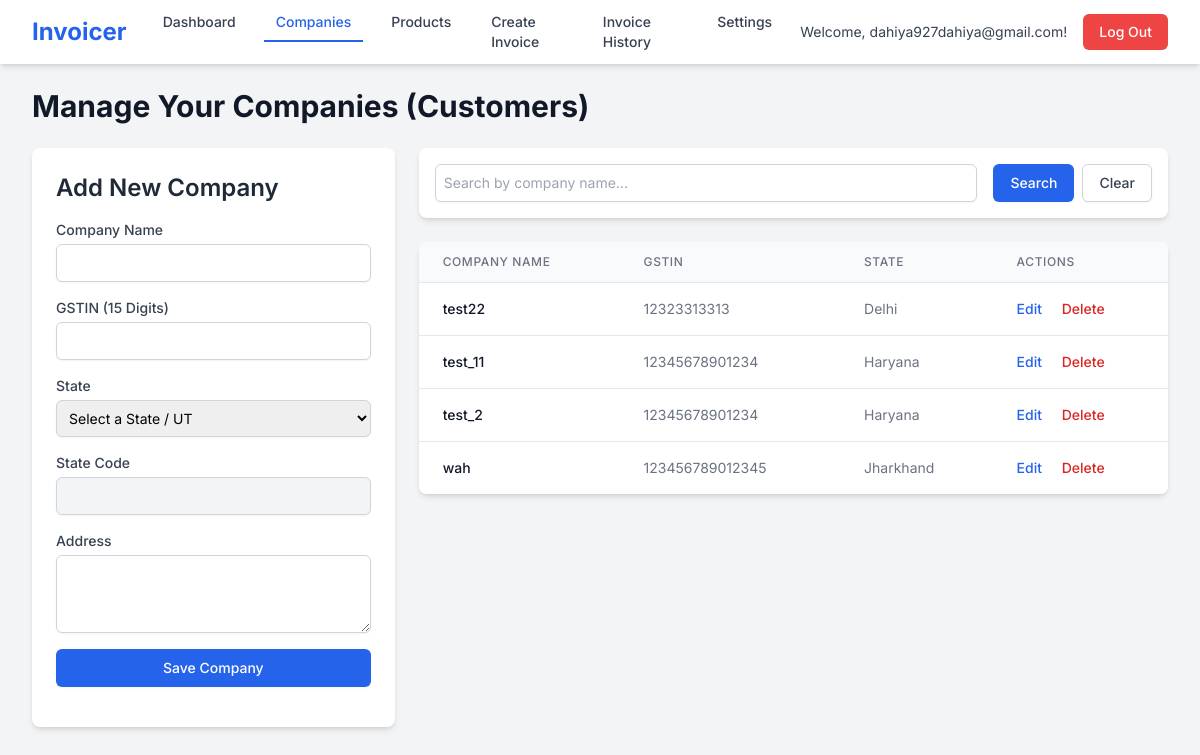
The page /companies.php (signed in) on the database its author committed.
### tables this page shows
CREATE TABLE `companies` (
  `id` int(11) NOT NULL,
  `user_id` int(11) NOT NULL,
  `company_name` varchar(255) NOT NULL,
  `gstin` varchar(15) DEFAULT NULL,
  `state` varchar(100) DEFAULT NULL,
  `state_code` varchar(10) DEFAULT NULL,
  `address` text DEFAULT NULL
);

### companies.php (the view, shortened to what this page needs)
<?php
$user_id = $_SESSION['user_id'];
$user_email = $_SESSION['user_email'];
$servername = "localhost";
$username = "root";
$password = "";
$dbname = "invoicer_db";
$conn = new mysqli($servername, $username, $password, $dbname);
$search_term = $_GET['search'] ?? '';
$query_string = http_build_query(['search' => $search_term]);
$companies = [];
$sql = "SELECT id, company_name, gstin, state FROM companies WHERE user_id = ?";
$params = [$user_id];
$types = "i";
$sql .= " ORDER BY company_name ASC";
$stmt = $conn->prepare($sql);
$stmt->bind_param($types, ...$params);
$stmt->execute();
$result = $stmt->get_result();
if ($result->num_rows > 0) {
    while($row = $result->fetch_assoc()) {
        $companies[] = $row;
    }
}
?>
<!DOCTYPE html>
<html lang="en">
<head>
    <script src="https://cdn.tailwindcss.com"></script>
</head>
<body class="bg-gray-100">
    <nav class="bg-white shadow-md">
        <div class="max-w-7xl mx-auto px-4 sm:px-6 lg:px-8">
            <div class="flex justify-between h-16">
                <div class="flex items-center min-w-0">
                    <span class="text-2xl font-bold text-blue-600 flex-shrink-0">Invoicer</span>
                    <div class="hidden sm:ml-6 sm:flex sm:items-baseline sm:space-x-4">
                        <a href="dashboard.php" class="text-gray-700 hover:text-blue-600 px-3 py-2 rounded-md text-sm font-medium">Dashboard</a>
                        <a href="companies.php" class="text-blue-600 border-b-2 border-blue-600 px-3 py-2 text-sm font-medium" aria-current="page">Companies</a>
                        <a href="products.php" class="text-gray-700 hover:text-blue-600 px-3 py-2 rounded-md text-sm font-medium">Products</a>
                        <a href="create-invoice.php" class="text-gray-700 hover:text-blue-600 px-3 py-2 rounded-md text-sm font-medium">Create Invoice</a>
                        <a href="invoice-history.php" class="text-gray-700 hover:text-blue-600 px-3 py-2 rounded-md text-sm font-medium">Invoice History</a>
                        <a href="settings.php" class="text-gray-700 hover:text-blue-600 px-3 py-2 rounded-md text-sm font-medium">Settings</a>
                    </div>
                </div>
                <div class="flex items-center flex-shrink-0 ml-4">
                    <span class="hidden md:inline text-gray-700 mr-4 text-sm truncate">
                        Welcome, <?php echo htmlspecialchars($user_email); ?>!
                    </span>
                    <a href="logout.php" class="flex-shrink-0 bg-red-500 text-white px-4 py-2 rounded-md text-sm font-medium hover:bg-red-600">
                        Log Out
                    </a>
                </div>
            </div>
        </div>
    </nav>
    <div class="max-w-7xl mx-auto py-6 sm:px-6 lg:px-8">
        <h1 class="text-3xl font-bold text-gray-900 mb-6">Manage Your Companies (Customers)</h1>
        <div class="grid grid-cols-1 lg:grid-cols-3 gap-6">
            <div class="lg:col-span-1">
                <div class="bg-white shadow-md rounded-lg p-6">
                    <h2 class="text-2xl font-semibold text-gray-800 mb-4">Add New Company</h2>
                    <form action="companies.php?<?php echo $query_string; ?>" method="POST" class="space-y-4">
                        <div>
                            <label for="company_name" class="block text-sm font-medium text-gray-700">Company Name</label>
                            <input type="text" id="company_name" name="company_name" required
                                   class="mt-1 block w-full rounded-md border-gray-300 shadow-sm focus:border-blue-500 focus:ring-blue-500 sm:text-sm p-2 border">
                        </div>
                        <div>
                            <label for="gstin" class="block text-sm font-medium text-gray-700">GSTIN (15 Digits)</label>
                            <input type="text" id="gstin" name="gstin"
                                   class="mt-1 block w-full rounded-md border-gray-300 shadow-sm focus:border-blue-500 focus:ring-blue-500 sm:text-sm p-2 border">
                        </div>
                        <div>
                            <label for="state" class="block text-sm font-medium text-gray-700">State</label>
                            <select id="state" name="state" class="mt-1 block w-full rounded-md border-gray-300 shadow-sm focus:border-blue-500 focus:ring-blue-500 sm:text-sm p-2 border">
                                <option value="">Select a State / UT</option>
                            </select>
                        </div>
                        <div>
                            <label for="state_code" class="block text-sm font-medium text-gray-700">State Code</label>
                            <input type="text" id="state_code" name="state_code"
                                   class="mt-1 block w-full rounded-md border-gray-300 shadow-sm focus:border-blue-500 focus:ring-blue-500 sm:text-sm p-2 border bg-gray-100"
                                   readonly>
                        </div>
                        <div>
                            <label for="address" class="block text-sm font-medium text-gray-700">Address</label>
                            <textarea id="address" name="address" rows="3"
                                      class="mt-1 block w-full rounded-md border-gray-300 shadow-sm focus:border-blue-500 focus:ring-blue-500 sm:text-sm p-2 border"></textarea>
                        </div>
                        <div>
                            <button type="submit"
                                    class="w-full flex justify-center py-2 px-4 border border-transparent rounded-md shadow-sm text-sm font-medium text-white bg-blue-600 hover:bg-blue-700 focus:outline-none focus:ring-2 focus:ring-offset-2 focus:ring-blue-500">
                                Save Company
                            </button>
                        </div>
                    </form>
                </div>
            </div>
            <div class="lg:col-span-2">
                <div class="bg-white shadow-md rounded-lg p-4 mb-6">
                    <form action="companies.php" method="GET" class="flex gap-4">
                        <div class="flex-grow">
                            <input type="text" name="search" id="search"
                                   placeholder="Search by company name..."
                                   value="<?php echo htmlspecialchars($search_term); ?>"
                                   class="block w-full rounded-md border-gray-300 shadow-sm focus:border-blue-500 focus:ring-blue-500 sm:text-sm p-2 border">
                        </div>
                        <div class="flex-shrink-0 flex gap-2">
                            <button type="submit"
                                    class="flex-shrink-0 justify-center py-2 px-4 border border-transparent rounded-md shadow-sm text-sm font-medium text-white bg-blue-600 hover:bg-blue-700 focus:outline-none focus:ring-2 focus:ring-offset-2 focus:ring-blue-500">
                                Search
                            </button>
                            <a href="companies.php"
                               class="flex-shrink-0 justify-center py-2 px-4 border border-gray-300 rounded-md shadow-sm text-sm font-medium text-gray-700 bg-white hover:bg-gray-50 focus:outline-none focus:ring-2 focus:ring-offset-2 focus:ring-indigo-500">
                                Clear
                            </a>
                        </div>
                    </form>
                </div>
                <div class="bg-white shadow-md rounded-lg overflow-hidden">
                    <table class="min-w-full divide-y divide-gray-200">
                        <thead class="bg-gray-50">
                            <tr>
                                <th scope="col" class="px-6 py-3 text-left text-xs font-medium text-gray-500 uppercase tracking-wider">Company Name</th>
                                <th scope="col" class="px-6 py-3 text-left text-xs font-medium text-gray-500 uppercase tracking-wider">GSTIN</th>
                                <th scope="col" class="px-6 py-3 text-left text-xs font-medium text-gray-500 uppercase tracking-wider">State</th>
                                <th scope="col" class="px-6 py-3 text-left text-xs font-medium text-gray-500 uppercase tracking-wider">Actions</th>
                            </tr>
                        </thead>
                        <tbody class="bg-white divide-y divide-gray-200">
                            <?php if (empty($companies)): ?>
                                <tr>
                                    <td colspan="4" class="px-6 py-4 whitespace-nowrap text-sm text-gray-500 text-center">
                                        <?php if (!empty($search_term)): ?>
                                            No companies found matching "<?php echo htmlspecialchars($search_term); ?>".
                                        <?php else: ?>
                                            No companies added yet. Use the form on the left to add your first one.
                                        <?php endif; ?>
                                    </td>
                                </tr>
                            <?php else: ?>
                                <?php foreach ($companies as $company): ?>
                                    <tr>
                                        <td class="px-6 py-4 whitespace-nowrap text-sm font-medium text-gray-900"><?php echo htmlspecialchars($company['company_name']); ?></td>
                                        <td class="px-6 py-4 whitespace-nowrap text-sm text-gray-500"><?php echo htmlspecialchars($company['gstin']); ?></td>
                                        <td class="px-6 py-4 whitespace-nowrap text-sm text-gray-500"><?php echo htmlspecialchars($company['state']); ?></td>
                                        <td class="px-6 py-4 whitespace-nowrap text-sm font-medium">
                                            <a href="edit-company.php?id=<?php echo $company['id']; ?>&<?php echo $query_string; ?>" class="text-blue-600 hover:text-blue-900">Edit</a>
                                            <a href="delete.php?type=company&id=<?php echo $company['id']; ?>&<?php echo $query_string; ?>"
                                               class="text-red-600 hover:text-red-900 ml-4"
                                               onclick="return confirm('Are you sure you want to delete this company?');">Delete</a>
                                        </td>
                                    </tr>
                                <?php endforeach; ?>
                            <?php endif; ?>
                        </tbody>
                    </table>
                </div>
            </div>
        </div>
    </div>
</body>
</html>

### companies.php (style rules this page uses)
body { font-family: 'Inter', sans-serif; }

### rows shown on the page
companies: company_name "test22", gstin "12323313313", state "Delhi"
companies: company_name "test_11", gstin "12345678901234", state "Haryana"
companies: company_name "test_2", gstin "12345678901234", state "Haryana"
companies: company_name "wah", gstin "123456789012345", state "Jharkhand"

### other values the page prints
$user_email "dahiya927dahiya@gmail.com"
